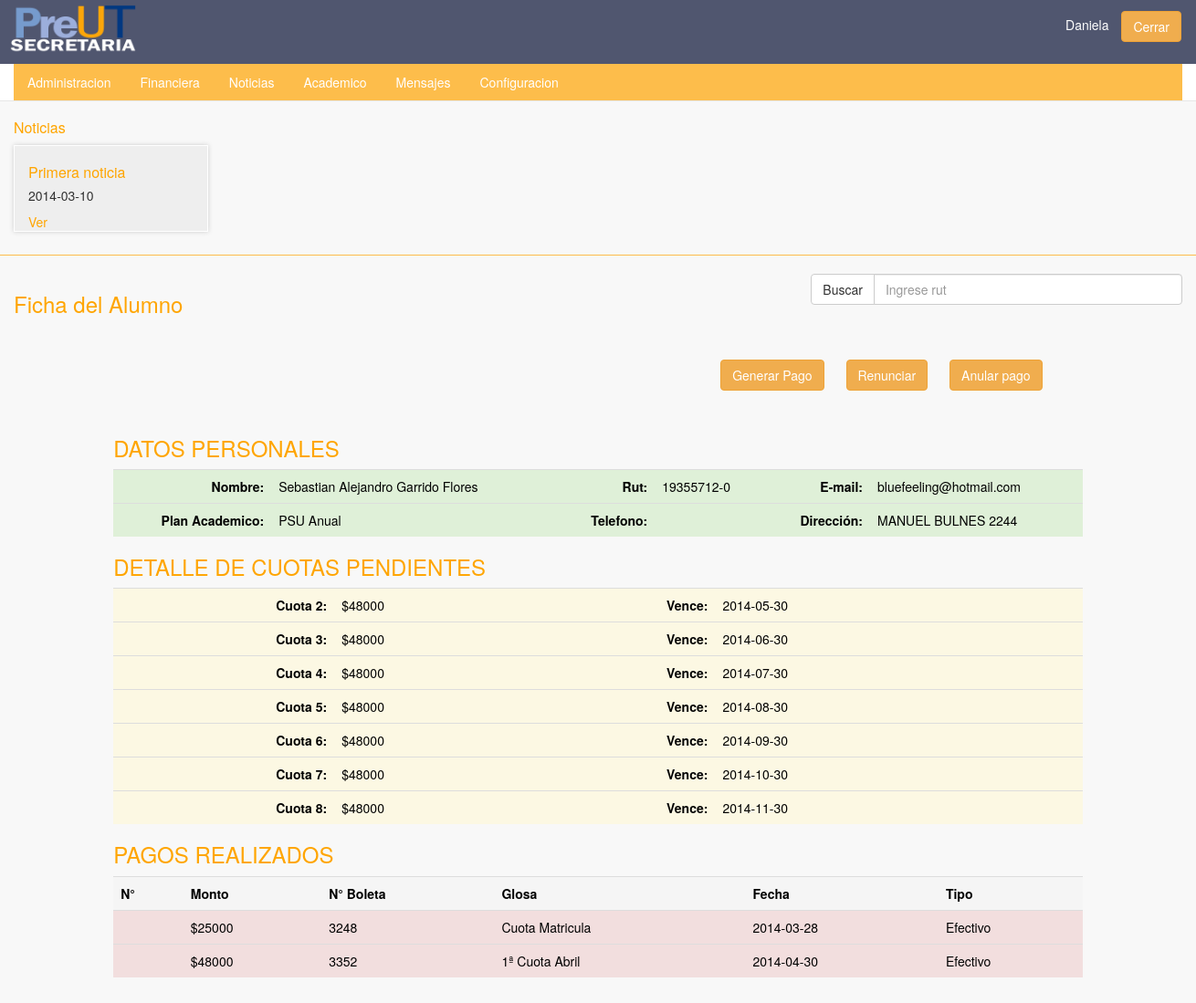
/secretaria/pago_alumno.php?rut=19355712-0 (signed in), run on the app's committed database.
### tables this page shows
CREATE TABLE IF NOT EXISTS `noticias` (
  `id` int(11) NOT NULL AUTO_INCREMENT,
  `Titulo` varchar(256) NOT NULL,
  `Contenido` text NOT NULL,
  `Fecha_creacion` date NOT NULL,
  `usuarios_id` varchar(14) NOT NULL,
  PRIMARY KEY (`id`,`usuarios_id`),
  KEY `fk_noticias_usuarios1_idx` (`usuarios_id`)
);

CREATE TABLE IF NOT EXISTS `usuarios` (
  `rut` varchar(14) NOT NULL,
  `password` varchar(45) NOT NULL,
  `rol_id` int(11) NOT NULL,
  `habilitado` tinyint(1) DEFAULT NULL,
  `nombre` varchar(45) NOT NULL,
  `apellidos` varchar(45) NOT NULL,
  `telefono` varchar(45) DEFAULT NULL,
  `celular` varchar(45) DEFAULT NULL,
  `mail` varchar(128) NOT NULL,
  `fecha` date NOT NULL,
  `direccion` varchar(45) NOT NULL,
  `created_at` date NOT NULL,
  PRIMARY KEY (`rut`),
  KEY `fk_usuarios_rol_idx` (`rol_id`)
);

CREATE TABLE IF NOT EXISTS `planes` (
  `id` int(11) NOT NULL AUTO_INCREMENT,
  `nombre` varchar(45) NOT NULL,
  `descripcion` text NOT NULL,
  `valor` int(11) NOT NULL,
  `fecha_inicio` date NOT NULL,
  `jornada` varchar(45) NOT NULL,
  `habilitado` tinyint(1) DEFAULT NULL,
  PRIMARY KEY (`id`)
);

CREATE TABLE IF NOT EXISTS `cuenta_corriente` (
  `id` int(11) NOT NULL AUTO_INCREMENT,
  `MONTO_CANCELADO` int(11) NOT NULL,
  `datos_usuario_id` int(11) NOT NULL,
  `monto_total` int(11) NOT NULL,
  `descuento` int(11) NOT NULL,
  `monto_descuento` int(11) NOT NULL,
  `matricula` tinyint(1) NOT NULL,
  `fecha_pago` date NOT NULL,
  `numero_cuota` int(11) NOT NULL,
  PRIMARY KEY (`id`),
  KEY `fk_cuenta_corriente_datos_usuarios1_idx` (`datos_usuario_id`)
);

CREATE TABLE IF NOT EXISTS `pagos` (
  `id` int(11) NOT NULL AUTO_INCREMENT,
  `corriente_id` int(11) NOT NULL,
  `monto` int(11) NOT NULL,
  `fecha` date NOT NULL,
  `glosa` varchar(45) NOT NULL,
  `nulo` tinyint(1) NOT NULL,
  `motivo` varchar(45) NOT NULL,
  `tipo` varchar(45) NOT NULL,
  `boleta` varchar(45) NOT NULL,
  `usuarios_id` varchar(14) NOT NULL,
  PRIMARY KEY (`id`,`corriente_id`),
  KEY `fk_pagos_cuenta_corriente1_idx` (`corriente_id`),
  KEY `fk_pagos_usuarios1_idx` (`usuarios_id`)
);

### controller/noticias_controller.php (called while the page is built, shortened)
<?php
	require_once($_SERVER['DOCUMENT_ROOT']."/administracion/models/noticias_model.php");
	function listar_noticias(){
		$noticias = new Noticia();
		return $noticias->listar();
	}
 ?>

### models/db_model.php (called while the page is built, shortened)
<?php
abstract class db_model {
	private static $host = "localhost";
	private static $user ="root";
	private static $pass ="";
	protected $db = "preutcl_preut";
	function connect (){
		$this->conn = new mysqli(self::$host, self::$user, self::$pass, $this->db);
	}
}

### models/noticias_model.php (called while the page is built, shortened)
<?php
	require_once($_SERVER['DOCUMENT_ROOT']."/administracion/models/db_model.php");
	class Noticia extends db_model {
		function listar(){
			$query = "SELECT * FROM noticias ORDER BY Fecha_creacion";
			$this->result = $this->conn->query($query);
			return $this->result;
		}
	}
 ?>

### controller/usuarios_controller.php (called while the page is built, shortened)
<?php require_once($_SERVER['DOCUMENT_ROOT'].'/administracion/models/usuario_model.php');
	function buscar_usuario($id){
		$usuario = new Usuario();
		return $usuario->buscar($id)->fetch_assoc();
	}
?>

### models/usuario_model.php (called while the page is built, shortened)
<?php require_once($_SERVER['DOCUMENT_ROOT'].'/administracion/models/db_model.php');
	  require_once($_SERVER['DOCUMENT_ROOT'].'/administracion/controller/cuenta_corriente_controller.php');
	  require_once($_SERVER['DOCUMENT_ROOT'].'/administracion/controller/datos_usuarios_controller.php');
	class Usuario extends db_model{
		function buscar($id){
			$query = "SELECT * FROM usuarios WHERE rut = '".$id."'";
			$this->result = $this->conn->query($query);
			return $this->result;
		}
	}
 ?>

### controller/datos_usuarios_controller.php (called while the page is built, shortened)
<?php require_once($_SERVER['DOCUMENT_ROOT']."/administracion/models/datos_usuario_model.php");
function buscar_datos_usuario($id){
	$datos = new Datos_usuario();
	return $datos->buscar($id)->fetch_assoc();
}
?>

### models/datos_usuario_model.php (called while the page is built, shortened)
<?php require_once($_SERVER['DOCUMENT_ROOT']."/administracion/models/db_model.php");
	class Datos_usuario extends db_model{
		function buscar($id){
			$query = "SELECT * FROM datos_usuarios WHERE usuario_id = '".$id."'";
			$this->result = $this->conn->query($query);
			return $this->result;
		}
	}
?>

### controller/planes_controller.php (called while the page is built, shortened)
<?php
	require_once($_SERVER['DOCUMENT_ROOT']."/administracion/models/planes_model.php");
function buscar_plan($id){
	$plan = new plan();
	$planes = $plan->buscar($id);
	return $planes->fetch_assoc();
}
 ?>

### models/planes_model.php (called while the page is built, shortened)
<?php
	require_once ($_SERVER['DOCUMENT_ROOT']."/administracion/models/db_model.php");
class plan extends db_model {
	function buscar($id){
		$query = "SELECT * FROM planes WHERE id = ".$id;
		$result = $this->conn->query($query);
		return $result;
	}
}
 ?>

### controller/cuenta_corriente_controller.php (called while the page is built, shortened)
<?php require_once($_SERVER['DOCUMENT_ROOT']."/administracion/models/cuenta_corriente_model.php");
function mostrar_cuotas($id){
	$cuenta_corriente = new cuentaCorriente();
	return $cuenta_corriente->cuotas($id);
}
?>

### models/cuenta_corriente_model.php (called while the page is built, shortened)
<?php
	require_once ($_SERVER['DOCUMENT_ROOT']."/administracion/models/db_model.php");
	class cuentaCorriente extends db_model {
		function cuotas($id){
			$query = "SELECT *, (monto_descuento - MONTO_CANCELADO) monto_res FROM cuenta_corriente WHERE (monto_descuento - MONTO_CANCELADO) != 0 AND datos_usuario_id = '".$id."'";
			$this->result = $this->conn->query($query);
			return $this->result;
		}
	}
 ?>

### controller/pagos_controller.php (called while the page is built, shortened)
<?php require_once($_SERVER['DOCUMENT_ROOT']."/administracion/models/pagos_model.php");
	  require_once($_SERVER['DOCUMENT_ROOT']."/administracion/controller/cuenta_corriente_controller.php");
function pagosAlumno($id){
	$pagos = new Pago();
	return $pagos->pagos($id);
}
?>

### models/pagos_model.php (called while the page is built, shortened)
<?php
	require_once ($_SERVER['DOCUMENT_ROOT']."/administracion/models/db_model.php");
	class Pago extends db_model {
		function pagos($id){
			$query = "SELECT a1.* FROM pagos a1, cuenta_corriente a2 WHERE a2.datos_usuario_id = '".$id."' AND a1.corriente_id = a2.id AND a1.nulo = 0 ";
			$this->result = $this->conn->query($query);
			return $this->result;
		}
}

### secretaria/pago_alumno.php (the view, shortened to what this page needs)
<?php require_once($_SERVER['DOCUMENT_ROOT']."/administracion/secretaria/header.php");
	  require_once($_SERVER['DOCUMENT_ROOT']."/administracion/controller/usuarios_controller.php");
	  require_once($_SERVER['DOCUMENT_ROOT']."/administracion/controller/datos_usuarios_controller.php");
	  require_once($_SERVER['DOCUMENT_ROOT']."/administracion/controller/cuenta_corriente_controller.php");
	  require_once($_SERVER['DOCUMENT_ROOT']."/administracion/controller/planes_controller.php");
	  require_once($_SERVER['DOCUMENT_ROOT']."/administracion/controller/pagos_controller.php"); ?>
	<div class="row">
		<div class="row" >
				<div class="col-xs-8">
					<h3>Ficha del Alumno</h3>
				</div>
				<div class="col-xs-4">
					<form action="pago_alumno.php" method="POST">
						<div class="input-group">
							<span class="input-group-btn" style="color: black !important;" >
								<input type="submit" class="btn btn-default" value="Buscar">
							</span>
							<input type="text" class="form-control" name="rut" placeholder="Ingrese rut">
						</div>
					</form>
				</div>
		</div>
		<?php if(isset($_GET['rut']) or isset($_POST['rut'])){
			  	if (isset($_GET['rut']))
			  	{
				  	$alumno = buscar_usuario($_GET['rut']);
				  	$datos_alumno = buscar_datos_usuario($_GET['rut']);
			  	}
				else
				{
			  		$rut = $_POST['rut'];
			  		$alumno = buscar_usuario($_POST['rut']);
				  	$datos_alumno = buscar_datos_usuario($_GET['rut']);
				} ?>
 	</div>
	<div class="row" id="cuerpo">
		<?php if (isset($alumno)) { ?>
		<div class="col-xs-6 col-xs-offset-7">
			<?php if ($alumno['habilitado'] == '0') {?>
				<a href="#" class="btn btn-danger">Alumno dado de baja</a>
				<a href="renuncias.php" class="btn btn-success">Volver</a>
 			<?php } else { ?>
				<a href="#" id="btn-pago" class="btn btn-warning">Generar Pago</a>
				<a href="#" id="btn-baja" class="btn btn-warning">Renunciar</a>
				<a href="#" id="btn-anular-pago" class="btn btn-warning">Anular pago</a>
			<?php } ?>
		</div>
		<div class="col-md-10 col-md-offset-1">
			<h3>DATOS PERSONALES</h3>
			<table class="table pagoTable">
				<tr CLASS="success">
					<th>Nombre: </th>
					<td><?php echo $alumno['nombre']." ".$alumno['apellidos'] ?></td>
					<th>Rut: </th>
					<td><?php echo $alumno['rut'] ?></td>
					<th>E-mail: </th>
					<td><?php echo $alumno['mail'] ?></td>
				</tr>
				<tr CLASS="success">
					<th>Plan Academico:</th>
					<?php $nombre_plan = buscar_plan($datos_alumno['plan_id']); ?>
					<td><?php echo $nombre_plan['nombre']; ?></td>
					<th>Telefono:</th>
					<td><?php echo $alumno['telefono'] ?></td>
					<th>Dirección:</th>
					<td><?php echo $alumno['direccion'] ?></td>
				</tr>
			</table>
			<h3>DETALLE DE CUOTAS PENDIENTES</h3>
			<table class="table pagoTable">
				<tr class="active">
				<?php $cuotas = mostrar_cuotas($datos_alumno['id']); ?>
				<?php while ($cuota = $cuotas->fetch_assoc()) { ?>
					<tr CLASS="warning">
						<th>Cuota <?php
						if ($cuota['numero_cuota']!=0) {
							echo $cuota['numero_cuota'];
						}else{
							echo "Matricula";
						}
						?>:</th>
						<td>$<?php echo $cuota['monto_descuento']; ?></td>
						<th>Vence:</th>
						<td><?php echo $cuota['fecha_pago']; ?></td>
						<th></th>
						<td></td>
					</tr>
				<?php } ?>
			</table>
					<h3>PAGOS REALIZADOS</h3>
			<table class="table table-hover">
				<tr class="active">
					<th>N°</th>
					<th>Monto</th>
					<th>N° Boleta</th>
					<th>Glosa</th>
					<th>Fecha</th>
					<th>Tipo</th>
				</tr>
				<?php
				$pagos = pagosAlumno($datos_alumno['id']);
				if($pagos)
					while($pago = $pagos->fetch_assoc()){ ?>
						<tr CLASS="danger">
							<th></th>
							<td>$<?php echo $pago['monto']; ?></td>
							<td><?php echo $pago['boleta']; ?></td>
							<td><?php echo $pago['glosa']; ?></td>
							<td><?php echo $pago['fecha']; ?></td>
							<td><?php echo $pago['tipo']; ?></td>
						</tr>
					<?php } ?>
			</table>
			<?php } else { ?>
			<h1>Ingrese un rut para realizar la busqueda
			<?php } ?>
		</div>
	</div>
<?php }else{ ?>
	<h1>Ingrese un rut para visualizar ficha</h1>
	<?php } ?>
</body>
</html>

### secretaria/header.php (shortened to what this page needs)
<!doctype html>
<html lang="es">
<head>
	<link rel="stylesheet" href="../css/estilos.css" />
	<link rel="stylesheet" href="../css/jquery-ui.min.css">
</head>
<body>
	<div class="row">
		<div class="navbar navbar-default navbar-static-top header">
			<div class="navbar-header">
				<img src="../image/logo-secretaria.png" class="logo">
			</div>
			<p class="nvar-text pull-right sesion"><?php echo $_SESSION['user']; ?> <a href="../index.php" class="btn btn-warning btn-small">Cerrar</a></p>
			<nav class="collapse navbar-collapse">
				<ul class="nav nav-pills">
					<li><a href="index.php">Administracion</a></li>
					<li><a href="alumno.php">Financiera</a></li>
 					<li><a href="noticias.php">Noticias</a></li>
					<li><a href="academico.php">Academico</a></li>
					<li><a href="#">Mensajes</a></li>
					<li><a href="configuracion.php">Configuracion</a></li>
				</ul>
			</nav>
		</div>
		<div class="col-xs-12 listado">
				<h3>Noticias</h3>
				<div class="row">
				<?php require_once($_SERVER['DOCUMENT_ROOT']."/administracion/controller/noticias_controller.php");
					$noticias = listar_noticias();
					while($noticia = $noticias->fetch_assoc()){ ?>
						<div class="col-md-2 list-noticias">
							<h3><?php echo $noticia['Titulo']; ?></h3>
							<h4><?php echo $noticia['Fecha_creacion']; ?></h4>
							<a href="#" class="mostrar-noticia" data-value="noticia_<?php echo $noticia['id']; ?>"> Ver </a>
						</div>
					<?php } ?>
				</div>
		</div>
	</div>

### css/estilos.css (style rules this page uses)
.table { color:#aaa }
#btn-pago,#btn-baja,#btn-anular-pago { margin:30px 10px }
#cuerpo { padding:0;margin:8px 0; }
#cuerpo table { color:#000 }
.listado { margin:10px 0 20px 0;border-bottom:1px solid #fdbd4b;padding-bottom:25px; }
.listado .list-noticias { background:#eee;margin-right:5px;box-shadow:0 0 5px #ccc;border:1px solid #fff }
.listado h3 { font-size:16px }
.listado h4 { font-size:14px }
.header { background:#50566f !important;color:#fff }
body { background:#f8f8f8 }
a { color:#ffa500 }
nav ul { background:#fdbd4b;margin:0;padding:0; }
nav ul a { color:#fff }
h3 { color:#ffa500 }
.pagoTable th { text-align:right }
.collapse { background:#fff;margin-top:5em }
.input-group { margin-bottom:12px; }
.row { padding:0;margin:0;display:none }
.sesion { margin:12px 6px 0 0; }
.sesion a { margin:0 10px }
.logo { width:160px;margin-top:-20px;padding:10px }

### data on the page
noticias: Titulo "Primera noticia", Fecha_creacion "2014-03-10"
usuarios: nombre "Sebastian Alejandro", apellidos "Garrido Flores", rut "19355712-0", mail "bluefeeling@hotmail.com", direccion "MANUEL BULNES 2244"
planes: nombre "PSU Anual"
cuenta_corriente: numero_cuota "2", monto_descuento "48000", fecha_pago "2014-05-30"
cuenta_corriente: numero_cuota "3", monto_descuento "48000", fecha_pago "2014-06-30"
cuenta_corriente: numero_cuota "4", monto_descuento "48000", fecha_pago "2014-07-30"
cuenta_corriente: numero_cuota "5", monto_descuento "48000", fecha_pago "2014-08-30"
cuenta_corriente: numero_cuota "6", monto_descuento "48000", fecha_pago "2014-09-30"
cuenta_corriente: numero_cuota "7", monto_descuento "48000", fecha_pago "2014-10-30"
cuenta_corriente: numero_cuota "8", monto_descuento "48000", fecha_pago "2014-11-30"
pagos: monto "25000", boleta "3248", glosa "Cuota Matricula", fecha "2014-03-28", tipo "Efectivo"
pagos: monto "48000", boleta "3352", glosa "1ª Cuota Abril", fecha "2014-04-30", tipo "Efectivo"

### other printed values
$_SESSION['user'] "Daniela"
